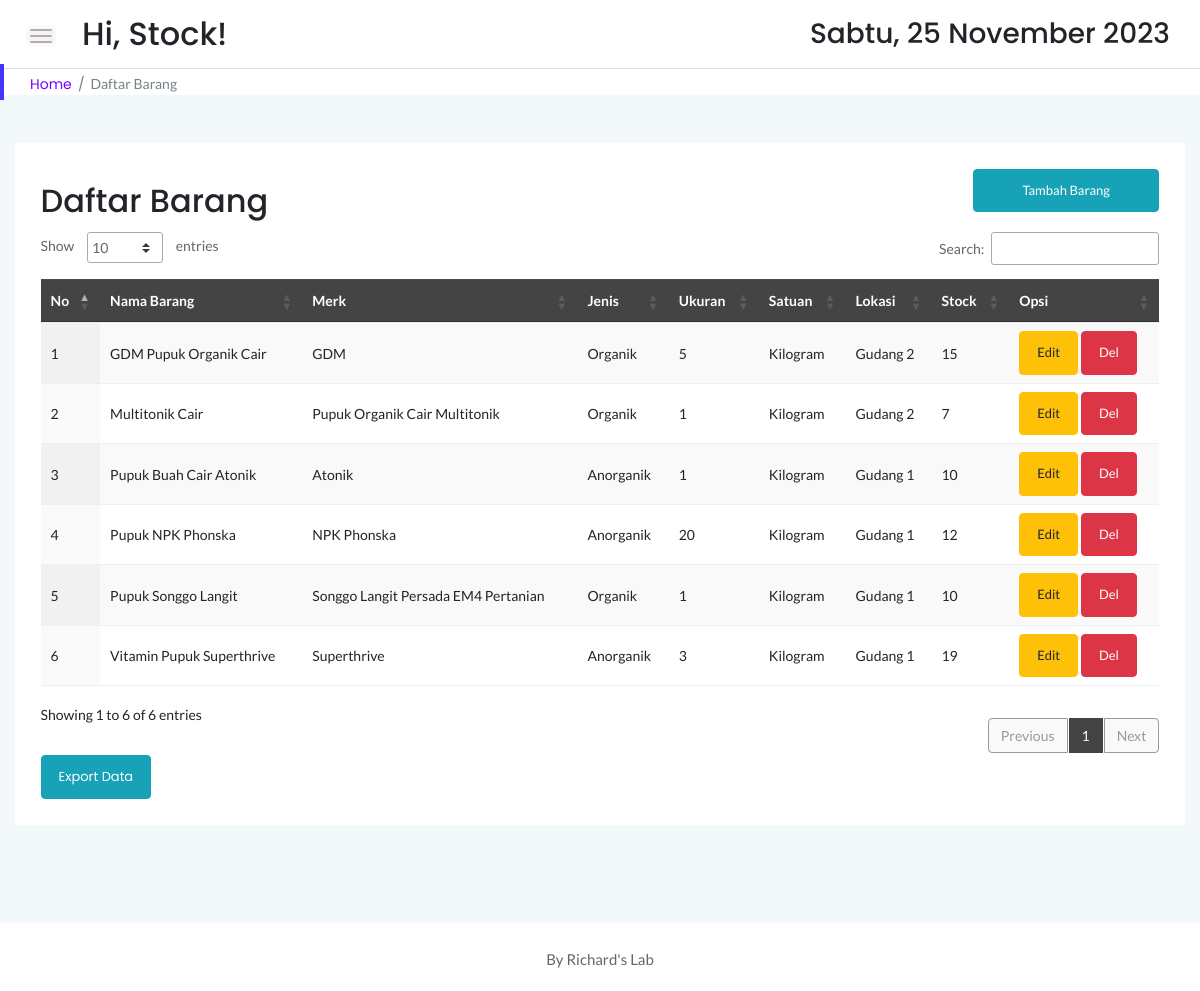
Page /stock/page_barang.php (signed in) on the committed database.
### tables this page shows
CREATE TABLE `tb_barang` (
  `id_barang` bigint(20) NOT NULL,
  `nama` varchar(55) NOT NULL,
  `jenis` varchar(30) NOT NULL,
  `merk` varchar(40) NOT NULL,
  `ukuran` varchar(20) NOT NULL,
  `satuan` varchar(10) NOT NULL,
  `lokasi` varchar(55) NOT NULL,
  `stock` bigint(20) NOT NULL
);

### stock/page_barang.php (the view, shortened to what this page needs)
<!doctype html>
<html class="no-js" lang="en">
<?php
    include '../dbconnect.php';
	?>
<head>
    <link rel="stylesheet" href="assets/css/bootstrap.min.css">
    <link rel="stylesheet" href="assets/css/font-awesome.min.css">
    <link rel="stylesheet" href="assets/css/themify-icons.css">
    <link rel="stylesheet" href="assets/css/metisMenu.css">
    <link rel="stylesheet" href="assets/css/owl.carousel.min.css">
    <link rel="stylesheet" href="assets/css/slicknav.min.css">
    <link rel="stylesheet" href="https://www.amcharts.com/lib/3/plugins/export/export.css" type="text/css" media="all" />
	<link rel="stylesheet" type="text/css" href="https://cdn.datatables.net/1.10.19/css/jquery.dataTables.min.css">
    <link rel="stylesheet" type="text/css" href="https://cdn.datatables.net/1.10.19/css/jquery.dataTables.css">
    <link rel="stylesheet" type="text/css" href="https://cdn.datatables.net/1.10.18/css/dataTables.bootstrap4.min.css">
    <link rel="stylesheet" type="text/css" href="https://cdn.datatables.net/responsive/2.2.3/css/responsive.bootstrap.min.css">
    <link rel="stylesheet" type="text/css" href="https://cdn.datatables.net/responsive/2.2.3/css/responsive.jqueryui.min.css">
	<link rel="stylesheet" type="text/css" href="https://cdn.datatables.net/buttons/1.5.2/css/buttons.dataTables.min.css">
    <link rel="stylesheet" href="assets/css/typography.css">
    <link rel="stylesheet" href="assets/css/default-css.css">
    <link rel="stylesheet" href="assets/css/styles.css">
    <link rel="stylesheet" href="assets/css/responsive.css">
</head>
<body>
    <div class="page-container">
        <div class="main-content">
            <div class="header-area">
                <div class="row align-items-center">
                    <div class="col-md-6 col-sm-8 clearfix">
                        <div class="nav-btn pull-left">
                            <span></span>
                            <span></span>
                            <span></span>
                        </div>
                        <div class="search-box pull-left">
                            <form action="#">
                                <h2>Hi, <?=$_SESSION['user'];?>!</h2>
                            </form>
                        </div>
                    </div>
                    <div class="col-md-6 col-sm-4 clearfix">
                        <ul class="notification-area pull-right">
                            <li><h3><div class="date">
						</b></div></h3>
						</li>
                        </ul>
                    </div>
                </div>
            </div>
            <div class="page-title-area">
                <div class="row align-items-center">
                    <div class="col-sm-6">
                        <div class="breadcrumbs-area clearfix">
                            <ul class="breadcrumbs pull-left">
                                <li><a href="index.php">Home</a></li>
                                <li><span>Daftar Barang</span></li>
                            </ul>
                        </div>
                    </div>
                    <div class="col-sm-6 clearfix">
                    </div>
                </div>
            </div>
            <div class="main-content-inner">
                <div class="row mt-5 mb-5">
                    <div class="col-12">
                        <div class="card">
                            <div class="card-body">
                                <div class="d-sm-flex justify-content-between align-items-center">
									<h2>Daftar Barang</h2>
									<button style="margin-bottom:20px" data-toggle="modal" data-target="#myModal" class="btn btn-info col-md-2"><span class="glyphicon glyphicon-plus"></span>Tambah Barang</button>
                                </div>
                                    <div class="data-tables datatable-dark">
										<table id="dataTable3" class="display" style="width:100%"><thead class="thead-dark">
											<tr>
												<th>No</th>
												<th>Nama Barang</th>
												<th>Merk</th>
												<th>Jenis</th>
												<th>Ukuran</th>
												<th>Satuan</th>
												<th>Lokasi</th>
												<th>Stock</th>
												<th>Opsi</th>
											</tr></thead><tbody>
											<?php
											$brgs = mysqli_query($conn,"SELECT * FROM tb_barang ORDER BY nama ASC");
											$no = 1;
											while($p=mysqli_fetch_array($brgs)){
                                                $idb = $p['id_barang'];
												?>
												<tr>
													<td><?php echo $no++ ?></td>
													<td><?php echo $p['nama'] ?></td>
													<td><?php echo $p['merk'] ?></td>
													<td><?php echo $p['jenis'] ?></td>
													<td><?php echo $p['ukuran'] ?></td>
													<td><?php echo $p['satuan'] ?></td>
													<td><?php echo $p['lokasi'] ?></td>
													<td><?php echo $p['stock'] ?></td>
                                                    <td><button data-toggle="modal" data-target="#edit<?=$idb;?>" class="btn btn-warning">Edit</button> <button data-toggle="modal" data-target="#del<?=$idb;?>" class="btn btn-danger">Del</button></td>
												</tr>
												<?php
											}
											?>
										</tbody>
										</table>
                                    </div>
									<a href="export_barang.php" target="_blank" class="btn btn-info">Export Data</a>
                                </div>
                            </div>
                        </div>
                    </div>
                </div>
            </div>
        </div>
        <footer>
            <div class="footer-area">
                <p>By Richard's Lab</p>
            </div>
        </footer>
</body>
</html>

### stock/assets/css/typography.css (style rules this page uses)
body { font-size: 14px; font-family: 'Lato', sans-serif; }
h1, h2, h3, h4, h5, h6 { margin: 0; font-family: 'Poppins', sans-serif; }
p { font-family: 'Lato', sans-serif; font-size: 15px; line-height: 26px; color: #444; margin-bottom: 0; }
a, a:visited { text-decoration: none; transition: all 0.3s ease-in-out; -webkit-transition: all 0.3s ease-in-out; -moz-transition: all 0.3s ease-in-out; -o-transition: all 0.3s ease-in-out; outline: 0; font-family: 'Poppins', sans-serif; }
ul, ol { margin-bottom: 0px; margin-top: 0px; padding: 0; }
ul { margin: 0; list-style-type: none; }
button { cursor: pointer; outline: none!important; letter-spacing: 0; }

### stock/assets/css/default-css.css (style rules this page uses)
* { margin: 0; padding: 0; box-sizing: border-box; }
*, *:before, *:after { -moz-box-sizing: border-box; -webkit-box-sizing: border-box; box-sizing: border-box; }
html { -webkit-font-smoothing: antialiased; }
body { background: #fff; font-weight: normal; -webkit-font-smoothing: antialiased; -webkit-text-size-adjust: 100%; }
:root { --primary-color: #4336FB; }

### stock/assets/css/styles.css (style rules this page uses)
.page-container { width: 100%; height: 100%; min-height: 100vh; padding-left: 280px; -webkit-transition: padding-left 0.3s ease 0s; transition: padding-left 0.3s ease 0s; }
.card { border: none; border-radius: 4px; background-color: #fff; -webkit-transition: all 0.3s ease 0s; transition: all 0.3s ease 0s; }
.card-body { padding: 25.6px; padding: 1.6rem; }
.main-content { width: 100%; background: #F3F8FB; }
.main-content-inner { padding: 0 30px 50px; }
.header-area { padding: 15px 30px; background: #fff; border-bottom: 1px solid #d8e3e7; }
.nav-btn { margin-right: 30px; margin-top: 10px; cursor: pointer; }
.nav-btn span { display: block; width: 22px; height: 2px; background: #b3aaaa; margin: 4px 0; border-radius: 15px; -webkit-transition: all 0.3s ease 0s; transition: all 0.3s ease 0s; box-shadow: 0 0 0 4px rgba(99, 96, 96, 0.03); }
.search-box form { position: relative; }
.notification-area { -webkit-user-select: none; -moz-user-select: none; -ms-user-select: none; user-select: none; position: relative; z-index: 1; }
.notification-area li { display: inline-block; margin-left: 20px; cursor: pointer; -webkit-user-select: none; -moz-user-select: none; -ms-user-select: none; user-select: none; }
.page-title-area { padding: 0 30px; background: #fff; position: relative; }
.page-title-area:before { content: ''; position: absolute; left: 0; top: 50%; width: 4px; height: 36px; background: var(--primary-color); -webkit-transform: translateY(-50%); transform: translateY(-50%); }
ul.breadcrumbs { margin-top: 4px; }
.breadcrumbs li { display: inline-block; }
.breadcrumbs li a, .breadcrumbs li span { display: block; font-size: 14px; font-weight: 400; color: #7801ff; letter-spacing: 0; margin-right: 16px; position: relative; }
.breadcrumbs li a:before { content: '/'; color: #768387; position: absolute; right: -13px; top: 0; }
.breadcrumbs li span { margin-right: 0; color: #768387; text-transform: capitalize; }
.footer-area { text-align: center; padding: 23px 0 19px; background: #fff; }
.footer-area p { color: #676666; margin-bottom: 0; }
.btn { padding: 11px 17px; font-size: 13px; letter-spacing: 0; }
table tr th { border-bottom: none; }
table tr th, table tr td { border-top: 1px solid rgba(120, 130, 140, 0.13) !important; }
table.dataTable.no-footer { border-bottom: 1px solid rgba(120, 130, 140, 0.13) !important; }
table.dataTable thead th, table.dataTable thead td { border-bottom-color: transparent; }
.datatable-dark thead { background: #444; color: #fff; }

### stock/assets/css/responsive.css (style rules this page uses)
@media (min-width: 1200px) and (max-width: 1364px) { .main-content-inner { padding: 0 15px 50px; } }
@media (min-width: 1200px) and (max-width: 1364px) { .page-container, .sbar_collapsed.page-container { padding-left: 0; } }

### rows in the picture
tb_barang: nama "GDM Pupuk Organik Cair", merk "GDM", jenis "Organik", ukuran "5", satuan "Kilogram", lokasi "Gudang 2", stock "15"
tb_barang: nama "Multitonik Cair", merk "Pupuk Organik Cair Multitonik", jenis "Organik", ukuran "1", satuan "Kilogram", lokasi "Gudang 2", stock "7"
tb_barang: nama "Pupuk Buah Cair Atonik", merk "Atonik", jenis "Anorganik", ukuran "1", satuan "Kilogram", lokasi "Gudang 1", stock "10"
tb_barang: nama "Pupuk NPK Phonska", merk "NPK Phonska", jenis "Anorganik", ukuran "20", satuan "Kilogram", lokasi "Gudang 1", stock "12"
tb_barang: nama "Pupuk Songgo Langit", merk "Songgo Langit Persada EM4 Pertanian", jenis "Organik", ukuran "1", satuan "Kilogram", lokasi "Gudang 1", stock "10"
tb_barang: nama "Vitamin Pupuk Superthrive", merk "Superthrive", jenis "Anorganik", ukuran "3", satuan "Kilogram", lokasi "Gudang 1", stock "19"

### other values in the picture
$_SESSION['user'] "Stock"
